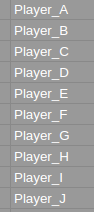
#> input picture Converter/img1_example.png, 94 x 212 px
$ python -i sac_convert.py   (imports and definitions only)
#> lines starting #> are read from the running program, lines starting #| are printed output that depends on the picture; after the words box and inside, x2 and y2 are one past the last pixel; in counts of white or black regions, pixels touching at a corner belong together
#> further down, picture is the input picture: shape (212, 94, 3); mean B, G, R 159.7, 159.7, 159.7
import os
import sys
import csv
import time
import cv2
import pytesseract
import re
import numpy as np
from collections import defaultdict

IMAGE_FOLDER = "Converter"
OUTPUT_INPUT = "Workspace/input.csv"

# нікнейми типу:
# Player
# Player_One
# ABC123
# Test_Name
NICK_REGEX = re.compile(r"[A-Za-z0-9_]{3,20}")


def get_base_path():
    if getattr(sys, 'frozen', False):
        return os.path.dirname(sys.executable)
    return os.path.dirname(__file__)


BASE_PATH = get_base_path()

pytesseract.pytesseract.tesseract_cmd = os.path.join(
    BASE_PATH,
    "Tesseract",
    "tesseract.exe"
)


def preprocess(img):

    # upscale для маленьких скрінів
    h, w = img.shape[:2]
#> h = 212; w = 94
    scale = 2000 / max(h, w)
#> scale = 9.43

    if scale > 1:
        img = cv2.resize(img, None, fx=scale, fy=scale, interpolation=cv2.INTER_CUBIC)
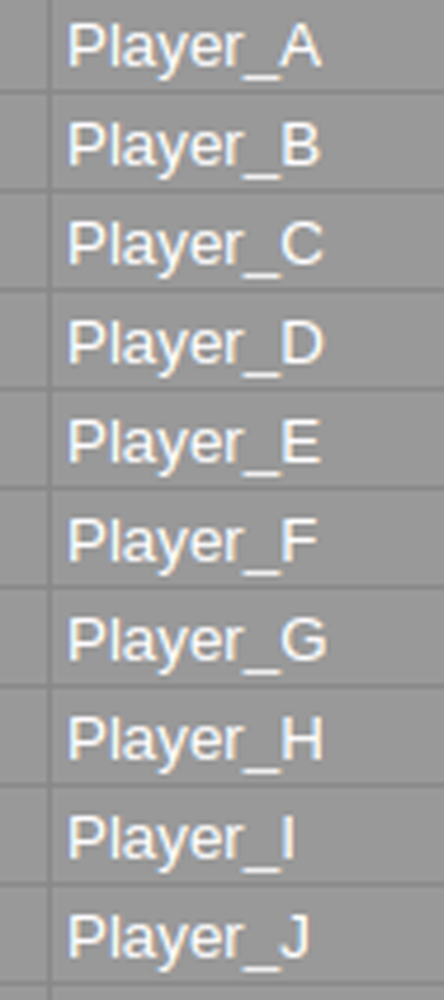
#> img: shape (2000, 887, 3) (shown at 1/2 size); mean of channels 0, 1, 2 159.7, 159.7, 159.7; drawn as B, G, R

    # переводимо в HSV
    hsv = cv2.cvtColor(img, cv2.COLOR_BGR2HSV)
#> hsv: shape (2000, 887, 3); mean H, S, V 17, 6.2, 162.2

    # маска для білого тексту
    lower_white = (0, 0, 180)
    upper_white = (180, 70, 255)

    mask = cv2.inRange(hsv, lower_white, upper_white)
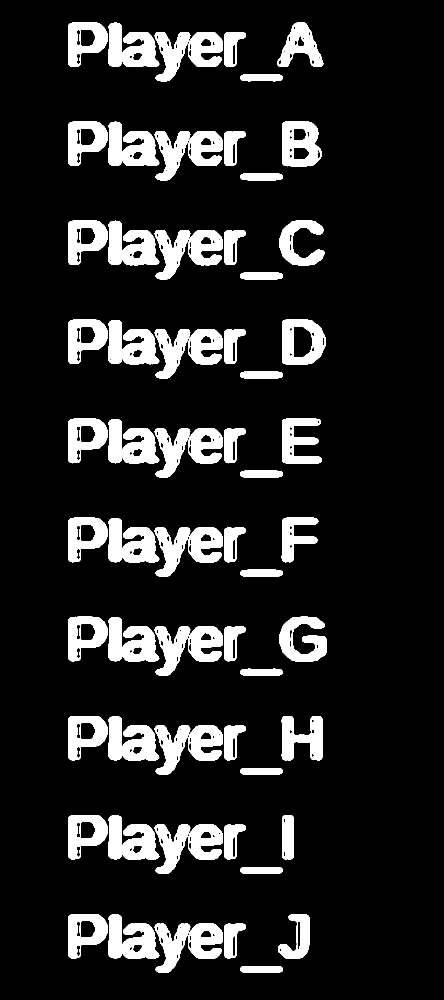
#> mask: shape (2000, 887) (shown at 1/2 size); 13.4% white; 70 white regions, largest, box (x1, y1, x2, y2) and area: (217, 1036, 319, 1125) 5971, (217, 1234, 319, 1323) 5961, (217, 838, 319, 927) 5957

    # прибираємо шум
    kernel = np.ones((3,3), np.uint8)
    mask = cv2.morphologyEx(mask, cv2.MORPH_CLOSE, kernel)
#> mask: shape (2000, 887); 13.6% white; 50 white regions, largest, box (x1, y1, x2, y2) and area: (136, 1035, 319, 1125) 10129, (136, 1233, 319, 1323) 10119, (136, 837, 319, 927) 10115

    # робимо текст чорним на білому
    result = 255 - mask
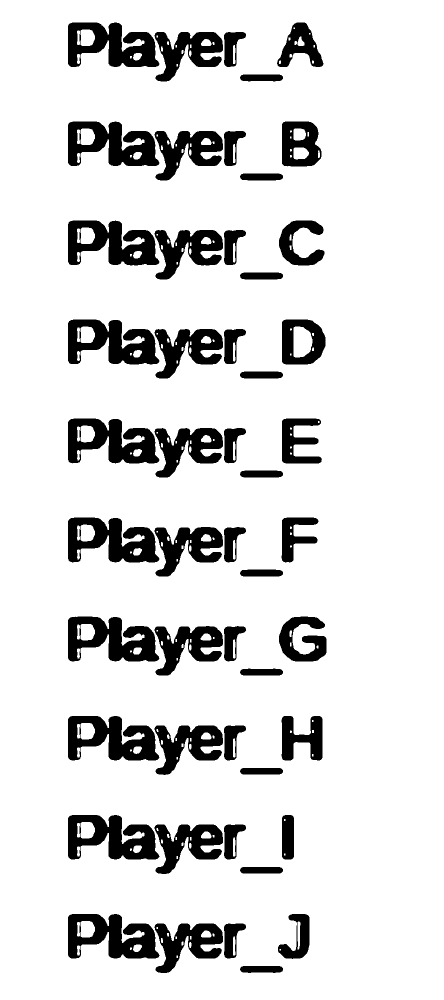
#> result: shape (2000, 887) (shown at 1/2 size); 86.4% white; 50 black regions, largest, box (x1, y1, x2, y2) and area: (136, 1035, 319, 1125) 10129, (136, 1233, 319, 1323) 10119, (136, 837, 319, 927) 10115

    return result


# [89 lines left out: functions extract_players, run, not called in this run]

>>> import cv2
>>> picture = cv2.imread('Converter/img1_example.png')
>>> result = preprocess(picture)
